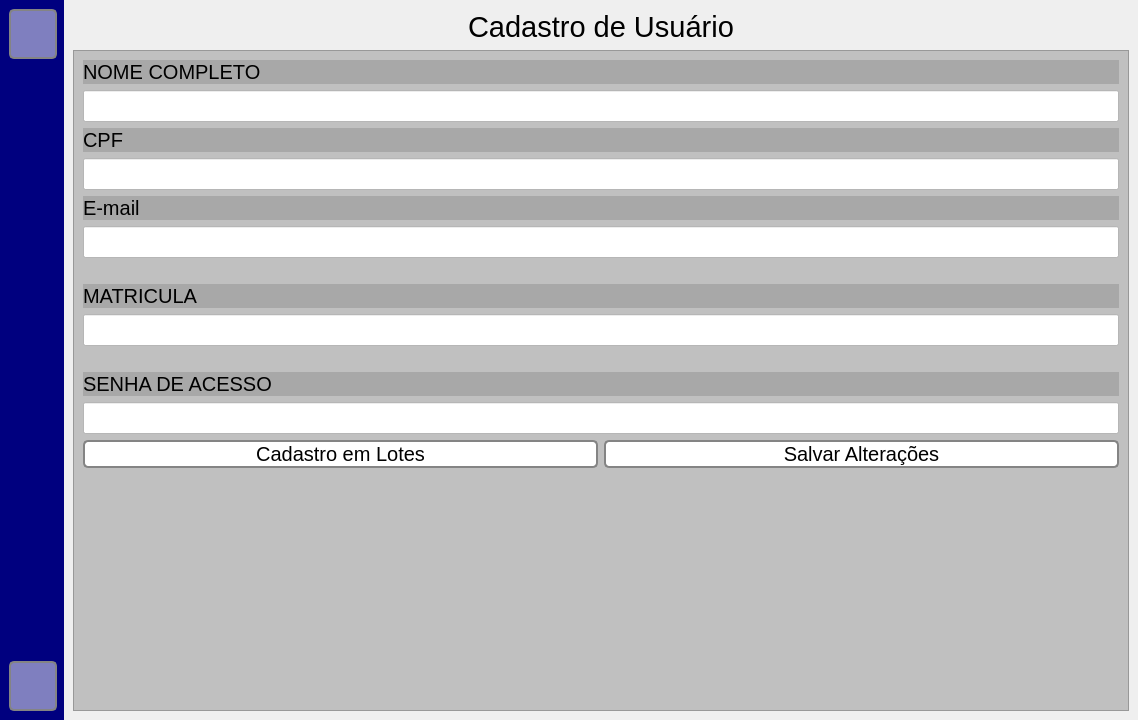
<?xml version="1.0" encoding="UTF-8"?>
<ui version="4.0">
 <class>CrawTo</class>
 <widget class="QMainWindow" name="CrawTo">
  <property name="geometry">
   <rect>
    <x>0</x>
    <y>0</y>
    <width>1138</width>
    <height>720</height>
   </rect>
  </property>
  <property name="windowTitle">
   <string>MainWindow</string>
  </property>
  <property name="styleSheet">
   <string notr="true"/>
  </property>
  <widget class="QWidget" name="centralwidget">
   <property name="minimumSize">
    <size>
     <width>1138</width>
     <height>720</height>
    </size>
   </property>
   <layout class="QHBoxLayout" name="horizontalLayout">
    <property name="spacing">
     <number>0</number>
    </property>
    <property name="leftMargin">
     <number>0</number>
    </property>
    <property name="topMargin">
     <number>0</number>
    </property>
    <property name="rightMargin">
     <number>0</number>
    </property>
    <property name="bottomMargin">
     <number>0</number>
    </property>
    <item>
     <widget class="QFrame" name="Dockbar">
      <property name="minimumSize">
       <size>
        <width>64</width>
        <height>480</height>
       </size>
      </property>
      <property name="maximumSize">
       <size>
        <width>60</width>
        <height>16777215</height>
       </size>
      </property>
      <property name="styleSheet">
       <string notr="true">background-color: rgb(0, 0, 127);
</string>
      </property>
      <property name="frameShape">
       <enum>QFrame::NoFrame</enum>
      </property>
      <property name="frameShadow">
       <enum>QFrame::Raised</enum>
      </property>
      <layout class="QVBoxLayout" name="verticalLayout">
       <item>
        <widget class="QPushButton" name="retornar">
         <property name="minimumSize">
          <size>
           <width>48</width>
           <height>50</height>
          </size>
         </property>
         <property name="maximumSize">
          <size>
           <width>45</width>
           <height>50</height>
          </size>
         </property>
         <property name="styleSheet">
          <string notr="true">QPushButton{
image: url(:/home/Icons/retorna.png);
background-color: rgba(255, 255, 255, 0.5);
border: 2px solid rgb(132, 132, 132);
border-radius: 5px
}

QPushButton:hover {
background-color: rgb(255, 255, 255);
border: 2px solid rgb(102, 102, 102);
border-radius: 5px
}</string>
         </property>
         <property name="text">
          <string/>
         </property>
        </widget>
       </item>
       <item>
        <spacer name="verticalSpacer">
         <property name="orientation">
          <enum>Qt::Vertical</enum>
         </property>
         <property name="sizeHint" stdset="0">
          <size>
           <width>20</width>
           <height>40</height>
          </size>
         </property>
        </spacer>
       </item>
       <item>
        <widget class="QPushButton" name="Sair">
         <property name="minimumSize">
          <size>
           <width>48</width>
           <height>50</height>
          </size>
         </property>
         <property name="maximumSize">
          <size>
           <width>45</width>
           <height>50</height>
          </size>
         </property>
         <property name="cursor">
          <cursorShape>PointingHandCursor</cursorShape>
         </property>
         <property name="styleSheet">
          <string notr="true">QPushButton{
image: url(:/home/Icons/sair.png);
background-color: rgba(255, 255, 255, 0.5);
border: 2px solid rgb(132, 132, 132);
border-radius: 5px
}

QPushButton:hover {
background-color: rgb(255, 255, 255);
border: 2px solid rgb(102, 102, 102);
border-radius: 5px
}</string>
         </property>
         <property name="text">
          <string/>
         </property>
        </widget>
       </item>
      </layout>
     </widget>
    </item>
    <item>
     <widget class="QStackedWidget" name="Pages">
      <property name="currentIndex">
       <number>0</number>
      </property>
      <widget class="QWidget" name="CadastroUsuario">
       <layout class="QVBoxLayout" name="verticalLayout_2">
        <item>
         <widget class="QFrame" name="frame_3">
          <property name="minimumSize">
           <size>
            <width>0</width>
            <height>35</height>
           </size>
          </property>
          <property name="maximumSize">
           <size>
            <width>16777215</width>
            <height>35</height>
           </size>
          </property>
          <property name="frameShape">
           <enum>QFrame::NoFrame</enum>
          </property>
          <property name="frameShadow">
           <enum>QFrame::Raised</enum>
          </property>
          <layout class="QHBoxLayout" name="horizontalLayout_5">
           <property name="spacing">
            <number>0</number>
           </property>
           <property name="leftMargin">
            <number>0</number>
           </property>
           <property name="topMargin">
            <number>0</number>
           </property>
           <property name="rightMargin">
            <number>0</number>
           </property>
           <property name="bottomMargin">
            <number>0</number>
           </property>
           <item>
            <spacer name="horizontalSpacer">
             <property name="orientation">
              <enum>Qt::Horizontal</enum>
             </property>
             <property name="sizeHint" stdset="0">
              <size>
               <width>397</width>
               <height>20</height>
              </size>
             </property>
            </spacer>
           </item>
           <item>
            <widget class="QLabel" name="labelCadastro">
             <property name="font">
              <font>
               <pointsize>22</pointsize>
              </font>
             </property>
             <property name="text">
              <string>Cadastro de Usuário</string>
             </property>
            </widget>
           </item>
           <item>
            <spacer name="horizontalSpacer_2">
             <property name="orientation">
              <enum>Qt::Horizontal</enum>
             </property>
             <property name="sizeHint" stdset="0">
              <size>
               <width>396</width>
               <height>20</height>
              </size>
             </property>
            </spacer>
           </item>
          </layout>
         </widget>
        </item>
        <item>
         <widget class="QFrame" name="frame_4">
          <property name="minimumSize">
           <size>
            <width>0</width>
            <height>545</height>
           </size>
          </property>
          <property name="styleSheet">
           <string notr="true">background-color: rgba(145, 145, 145, 0.5);</string>
          </property>
          <property name="frameShape">
           <enum>QFrame::StyledPanel</enum>
          </property>
          <property name="frameShadow">
           <enum>QFrame::Raised</enum>
          </property>
          <layout class="QVBoxLayout" name="verticalLayout_3">
           <item>
            <layout class="QVBoxLayout" name="verticalLayout_6">
             <item>
              <widget class="QLabel" name="Nome">
               <property name="font">
                <font>
                 <pointsize>15</pointsize>
                </font>
               </property>
               <property name="text">
                <string>NOME COMPLETO</string>
               </property>
              </widget>
             </item>
             <item>
              <widget class="QLineEdit" name="lineNome">
               <property name="font">
                <font>
                 <pointsize>15</pointsize>
                </font>
               </property>
               <property name="styleSheet">
                <string notr="true">background-color: rgb(255, 255, 255);</string>
               </property>
              </widget>
             </item>
            </layout>
           </item>
           <item>
            <layout class="QVBoxLayout" name="verticalLayout_5">
             <item>
              <widget class="QLabel" name="CPF">
               <property name="font">
                <font>
                 <pointsize>15</pointsize>
                </font>
               </property>
               <property name="text">
                <string>CPF</string>
               </property>
              </widget>
             </item>
             <item>
              <widget class="QLineEdit" name="lineCPF">
               <property name="font">
                <font>
                 <pointsize>15</pointsize>
                </font>
               </property>
               <property name="styleSheet">
                <string notr="true">background-color: rgb(255, 255, 255);</string>
               </property>
              </widget>
             </item>
            </layout>
           </item>
           <item>
            <layout class="QVBoxLayout" name="verticalLayout_7">
             <item>
              <widget class="QLabel" name="Funcao">
               <property name="font">
                <font>
                 <pointsize>15</pointsize>
                </font>
               </property>
               <property name="text">
                <string>E-mail</string>
               </property>
              </widget>
             </item>
             <item>
              <widget class="QLineEdit" name="lineFuncao">
               <property name="font">
                <font>
                 <pointsize>15</pointsize>
                </font>
               </property>
               <property name="styleSheet">
                <string notr="true">background-color: rgb(255, 255, 255);</string>
               </property>
              </widget>
             </item>
             <item>
              <spacer name="horizontalSpacer_3">
               <property name="orientation">
                <enum>Qt::Horizontal</enum>
               </property>
               <property name="sizeType">
                <enum>QSizePolicy::Fixed</enum>
               </property>
               <property name="sizeHint" stdset="0">
                <size>
                 <width>250</width>
                 <height>20</height>
                </size>
               </property>
              </spacer>
             </item>
            </layout>
           </item>
           <item>
            <layout class="QVBoxLayout" name="verticalLayout_8">
             <item>
              <widget class="QLabel" name="Matricula">
               <property name="font">
                <font>
                 <pointsize>15</pointsize>
                </font>
               </property>
               <property name="text">
                <string>MATRICULA</string>
               </property>
              </widget>
             </item>
             <item>
              <widget class="QLineEdit" name="lineMatricula">
               <property name="font">
                <font>
                 <pointsize>15</pointsize>
                </font>
               </property>
               <property name="styleSheet">
                <string notr="true">background-color: rgb(255, 255, 255);</string>
               </property>
              </widget>
             </item>
             <item>
              <spacer name="horizontalSpacer_4">
               <property name="orientation">
                <enum>Qt::Horizontal</enum>
               </property>
               <property name="sizeType">
                <enum>QSizePolicy::Fixed</enum>
               </property>
               <property name="sizeHint" stdset="0">
                <size>
                 <width>250</width>
                 <height>20</height>
                </size>
               </property>
              </spacer>
             </item>
            </layout>
           </item>
           <item>
            <widget class="QLabel" name="SenhaDeAcesso">
             <property name="font">
              <font>
               <pointsize>15</pointsize>
              </font>
             </property>
             <property name="text">
              <string>SENHA DE ACESSO</string>
             </property>
            </widget>
           </item>
           <item>
            <widget class="QLineEdit" name="lineSenha">
             <property name="font">
              <font>
               <pointsize>15</pointsize>
              </font>
             </property>
             <property name="styleSheet">
              <string notr="true">background-color: rgb(255, 255, 255);</string>
             </property>
            </widget>
           </item>
           <item>
            <layout class="QHBoxLayout" name="horizontalLayout_6">
             <item>
              <widget class="QPushButton" name="InsertemLotes">
               <property name="font">
                <font>
                 <pointsize>15</pointsize>
                </font>
               </property>
               <property name="cursor">
                <cursorShape>PointingHandCursor</cursorShape>
               </property>
               <property name="styleSheet">
                <string notr="true">QPushButton{
background-color: rgb(255, 255, 255);
border: 2px solid rgb(132, 132, 132);
border-radius: 5px
}

QPushButton:hover {
background-color: rgb(250, 250, 250);
border: 2px solid rgb(102, 102, 102);
border-radius: 5px
}</string>
               </property>
               <property name="text">
                <string>Cadastro em Lotes</string>
               </property>
              </widget>
             </item>
             <item>
              <widget class="QPushButton" name="Salvar">
               <property name="font">
                <font>
                 <pointsize>15</pointsize>
                </font>
               </property>
               <property name="cursor">
                <cursorShape>PointingHandCursor</cursorShape>
               </property>
               <property name="styleSheet">
                <string notr="true">QPushButton{
background-color: rgb(255, 255, 255);
border: 2px solid rgb(132, 132, 132);
border-radius: 5px
}

QPushButton:hover {
background-color: rgb(250, 250, 250);
border: 2px solid rgb(102, 102, 102);
border-radius: 5px
}</string>
               </property>
               <property name="text">
                <string>Salvar Alterações</string>
               </property>
              </widget>
             </item>
            </layout>
           </item>
           <item>
            <spacer name="verticalSpacer_2">
             <property name="orientation">
              <enum>Qt::Vertical</enum>
             </property>
             <property name="sizeHint" stdset="0">
              <size>
               <width>20</width>
               <height>212</height>
              </size>
             </property>
            </spacer>
           </item>
          </layout>
         </widget>
        </item>
       </layout>
      </widget>
      <widget class="QWidget" name="UploadArquivos"/>
      <widget class="QWidget" name="MenuPrincipal">
       <layout class="QHBoxLayout" name="horizontalLayout_2">
        <property name="spacing">
         <number>0</number>
        </property>
        <property name="leftMargin">
         <number>0</number>
        </property>
        <property name="topMargin">
         <number>0</number>
        </property>
        <property name="rightMargin">
         <number>0</number>
        </property>
        <property name="bottomMargin">
         <number>0</number>
        </property>
        <item>
         <widget class="QTabWidget" name="tabWidget">
          <property name="currentIndex">
           <number>0</number>
          </property>
          <property name="iconSize">
           <size>
            <width>0</width>
            <height>0</height>
           </size>
          </property>
          <property name="usesScrollButtons">
           <bool>false</bool>
          </property>
          <widget class="QWidget" name="widget">
           <attribute name="title">
            <string notr="true"/>
           </attribute>
           <layout class="QGridLayout" name="gridLayout">
            <item row="0" column="0">
             <widget class="QFrame" name="frame">
              <property name="minimumSize">
               <size>
                <width>200</width>
                <height>0</height>
               </size>
              </property>
              <property name="frameShape">
               <enum>QFrame::StyledPanel</enum>
              </property>
              <property name="frameShadow">
               <enum>QFrame::Raised</enum>
              </property>
              <layout class="QHBoxLayout" name="horizontalLayout_4">
               <item>
                <layout class="QHBoxLayout" name="horizontalLayout_3">
                 <item>
                  <widget class="QPushButton" name="CadastrarUsuario">
                   <property name="minimumSize">
                    <size>
                     <width>200</width>
                     <height>60</height>
                    </size>
                   </property>
                   <property name="font">
                    <font>
                     <pointsize>12</pointsize>
                    </font>
                   </property>
                   <property name="text">
                    <string>Cadastrar Usuário</string>
                   </property>
                  </widget>
                 </item>
                 <item>
                  <widget class="QPushButton" name="FileUpload">
                   <property name="minimumSize">
                    <size>
                     <width>200</width>
                     <height>60</height>
                    </size>
                   </property>
                   <property name="font">
                    <font>
                     <pointsize>12</pointsize>
                    </font>
                   </property>
                   <property name="text">
                    <string>Upload de Arquivos</string>
                   </property>
                  </widget>
                 </item>
                </layout>
               </item>
              </layout>
             </widget>
            </item>
           </layout>
          </widget>
         </widget>
        </item>
       </layout>
      </widget>
     </widget>
    </item>
   </layout>
  </widget>
 </widget>
 <resources>
  <include location="icons.qrc"/>
 </resources>
 <connections/>
</ui>
